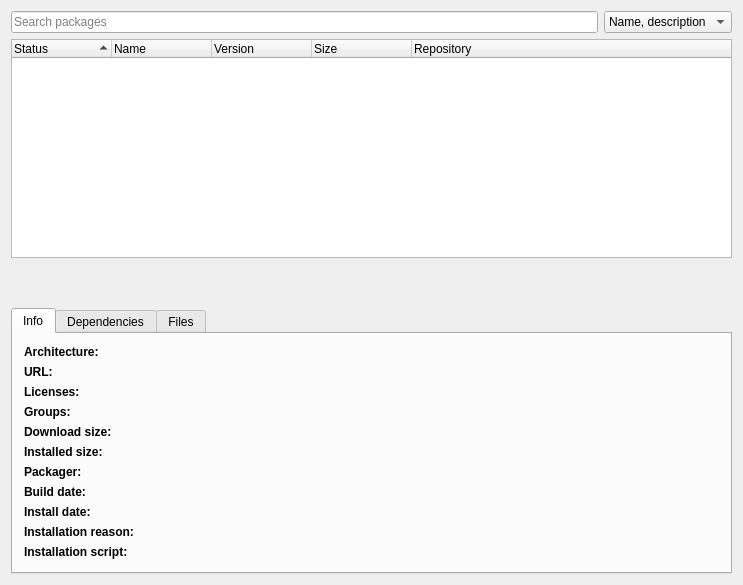
<?xml version="1.0" encoding="UTF-8"?>
<ui version="4.0">
 <class>MainWindow</class>
 <widget class="QMainWindow" name="MainWindow">
  <property name="geometry">
   <rect>
    <x>0</x>
    <y>0</y>
    <width>743</width>
    <height>585</height>
   </rect>
  </property>
  <property name="windowTitle">
   <string>MainWindow</string>
  </property>
  <widget class="QWidget" name="centralWidget">
   <layout class="QVBoxLayout" name="verticalLayout">
    <item>
     <layout class="QHBoxLayout" name="searchLayout">
      <item>
       <widget class="QLineEdit" name="searchEdit">
        <property name="placeholderText">
         <string>Search packages</string>
        </property>
        <property name="clearButtonEnabled">
         <bool>true</bool>
        </property>
       </widget>
      </item>
      <item>
       <widget class="QComboBox" name="searchComboBox">
        <item>
         <property name="text">
          <string>Name, description</string>
         </property>
        </item>
        <item>
         <property name="text">
          <string>Name</string>
         </property>
        </item>
        <item>
         <property name="text">
          <string>Description</string>
         </property>
        </item>
       </widget>
      </item>
     </layout>
    </item>
    <item>
     <widget class="QTreeWidget" name="packagesTreeWidget">
      <property name="editTriggers">
       <set>QAbstractItemView::NoEditTriggers</set>
      </property>
      <property name="rootIsDecorated">
       <bool>false</bool>
      </property>
      <property name="sortingEnabled">
       <bool>true</bool>
      </property>
      <column>
       <property name="text">
        <string>Status</string>
       </property>
      </column>
      <column>
       <property name="text">
        <string>Name</string>
       </property>
      </column>
      <column>
       <property name="text">
        <string>Version</string>
       </property>
      </column>
      <column>
       <property name="text">
        <string>Size</string>
       </property>
      </column>
      <column>
       <property name="text">
        <string>Repository</string>
       </property>
      </column>
     </widget>
    </item>
    <item>
     <layout class="QHBoxLayout" name="packageHeadLayout">
      <item>
       <widget class="QLabel" name="iconLabel">
        <property name="text">
         <string/>
        </property>
       </widget>
      </item>
      <item>
       <layout class="QVBoxLayout" name="packageTitleLayout">
        <item>
         <widget class="QLabel" name="nameLabel">
          <property name="sizePolicy">
           <sizepolicy hsizetype="Expanding" vsizetype="Preferred">
            <horstretch>0</horstretch>
            <verstretch>0</verstretch>
           </sizepolicy>
          </property>
          <property name="font">
           <font>
            <pointsize>12</pointsize>
            <weight>75</weight>
            <bold>true</bold>
           </font>
          </property>
          <property name="styleSheet">
           <string notr="true">font-weight: bold;</string>
          </property>
          <property name="text">
           <string/>
          </property>
          <property name="textInteractionFlags">
           <set>Qt::LinksAccessibleByMouse|Qt::TextSelectableByMouse</set>
          </property>
         </widget>
        </item>
        <item>
         <widget class="QLabel" name="descriptionLabel">
          <property name="text">
           <string/>
          </property>
          <property name="wordWrap">
           <bool>true</bool>
          </property>
          <property name="textInteractionFlags">
           <set>Qt::LinksAccessibleByMouse|Qt::TextSelectableByMouse</set>
          </property>
         </widget>
        </item>
       </layout>
      </item>
     </layout>
    </item>
    <item>
     <widget class="QTabWidget" name="packageTabsWidget">
      <property name="currentIndex">
       <number>0</number>
      </property>
      <widget class="QWidget" name="infoTab">
       <property name="loaded" stdset="0">
        <bool>false</bool>
       </property>
       <attribute name="title">
        <string>Info</string>
       </attribute>
       <layout class="QFormLayout" name="infoTabLayout">
        <item row="0" column="0">
         <widget class="QLabel" name="archTitleLabel">
          <property name="styleSheet">
           <string notr="true">font-weight: bold;</string>
          </property>
          <property name="text">
           <string>Architecture:</string>
          </property>
         </widget>
        </item>
        <item row="0" column="1">
         <widget class="QLabel" name="archLabel">
          <property name="text">
           <string/>
          </property>
          <property name="textInteractionFlags">
           <set>Qt::LinksAccessibleByMouse|Qt::TextSelectableByMouse</set>
          </property>
         </widget>
        </item>
        <item row="1" column="0">
         <widget class="QLabel" name="urlTitleLabel">
          <property name="styleSheet">
           <string notr="true">font-weight: bold;</string>
          </property>
          <property name="text">
           <string>URL:</string>
          </property>
         </widget>
        </item>
        <item row="1" column="1">
         <widget class="QLabel" name="urlLabel">
          <property name="text">
           <string/>
          </property>
          <property name="openExternalLinks">
           <bool>true</bool>
          </property>
          <property name="textInteractionFlags">
           <set>Qt::LinksAccessibleByMouse|Qt::TextSelectableByMouse</set>
          </property>
         </widget>
        </item>
        <item row="2" column="0">
         <widget class="QLabel" name="licensesTitleLabel">
          <property name="styleSheet">
           <string notr="true">font-weight: bold;</string>
          </property>
          <property name="text">
           <string>Licenses:</string>
          </property>
         </widget>
        </item>
        <item row="2" column="1">
         <widget class="QLabel" name="licensesLabel">
          <property name="text">
           <string/>
          </property>
          <property name="textInteractionFlags">
           <set>Qt::LinksAccessibleByMouse|Qt::TextSelectableByMouse</set>
          </property>
         </widget>
        </item>
        <item row="3" column="0">
         <widget class="QLabel" name="groupsTitlelabel">
          <property name="styleSheet">
           <string notr="true">font-weight: bold;</string>
          </property>
          <property name="text">
           <string>Groups:</string>
          </property>
         </widget>
        </item>
        <item row="3" column="1">
         <widget class="QLabel" name="groupslabel">
          <property name="text">
           <string/>
          </property>
          <property name="textInteractionFlags">
           <set>Qt::LinksAccessibleByMouse|Qt::TextSelectableByMouse</set>
          </property>
         </widget>
        </item>
        <item row="4" column="0">
         <widget class="QLabel" name="downloadSizeTitleLabel">
          <property name="styleSheet">
           <string notr="true">font-weight: bold;</string>
          </property>
          <property name="text">
           <string>Download size:</string>
          </property>
         </widget>
        </item>
        <item row="4" column="1">
         <widget class="QLabel" name="downloadSizeLabel">
          <property name="text">
           <string/>
          </property>
          <property name="textInteractionFlags">
           <set>Qt::LinksAccessibleByMouse|Qt::TextSelectableByMouse</set>
          </property>
         </widget>
        </item>
        <item row="5" column="0">
         <widget class="QLabel" name="installedSizeTitleLabel">
          <property name="styleSheet">
           <string notr="true">font-weight: bold;</string>
          </property>
          <property name="text">
           <string>Installed size:</string>
          </property>
         </widget>
        </item>
        <item row="6" column="0">
         <widget class="QLabel" name="packagerTitleLabel">
          <property name="styleSheet">
           <string notr="true">font-weight: bold;</string>
          </property>
          <property name="text">
           <string>Packager:</string>
          </property>
         </widget>
        </item>
        <item row="6" column="1">
         <widget class="QLabel" name="packagerLabel">
          <property name="text">
           <string/>
          </property>
          <property name="textInteractionFlags">
           <set>Qt::LinksAccessibleByMouse|Qt::TextSelectableByMouse</set>
          </property>
         </widget>
        </item>
        <item row="7" column="0">
         <widget class="QLabel" name="buildDateTitleLabel">
          <property name="styleSheet">
           <string notr="true">font-weight: bold;</string>
          </property>
          <property name="text">
           <string>Build date:</string>
          </property>
         </widget>
        </item>
        <item row="7" column="1">
         <widget class="QLabel" name="buildDateLabel">
          <property name="text">
           <string/>
          </property>
          <property name="textInteractionFlags">
           <set>Qt::LinksAccessibleByMouse|Qt::TextSelectableByMouse</set>
          </property>
         </widget>
        </item>
        <item row="8" column="0">
         <widget class="QLabel" name="installDateTitleLabel">
          <property name="styleSheet">
           <string notr="true">font-weight: bold;</string>
          </property>
          <property name="text">
           <string>Install date:</string>
          </property>
         </widget>
        </item>
        <item row="8" column="1">
         <widget class="QLabel" name="installDateLabel">
          <property name="text">
           <string/>
          </property>
          <property name="textInteractionFlags">
           <set>Qt::LinksAccessibleByMouse|Qt::TextSelectableByMouse</set>
          </property>
         </widget>
        </item>
        <item row="9" column="0">
         <widget class="QLabel" name="reasonTitleLabel">
          <property name="styleSheet">
           <string notr="true">font-weight: bold;</string>
          </property>
          <property name="text">
           <string>Installation reason:</string>
          </property>
         </widget>
        </item>
        <item row="9" column="1">
         <widget class="QLabel" name="reasonLabel">
          <property name="text">
           <string/>
          </property>
          <property name="textInteractionFlags">
           <set>Qt::LinksAccessibleByMouse|Qt::TextSelectableByMouse</set>
          </property>
         </widget>
        </item>
        <item row="10" column="0">
         <widget class="QLabel" name="scriptTitleLabel">
          <property name="styleSheet">
           <string notr="true">font-weight: bold;</string>
          </property>
          <property name="text">
           <string>Installation script:</string>
          </property>
         </widget>
        </item>
        <item row="10" column="1">
         <widget class="QLabel" name="scriptLabel">
          <property name="text">
           <string/>
          </property>
          <property name="textInteractionFlags">
           <set>Qt::LinksAccessibleByMouse|Qt::TextSelectableByMouse</set>
          </property>
         </widget>
        </item>
        <item row="5" column="1">
         <widget class="QLabel" name="installedSizeLabel">
          <property name="text">
           <string/>
          </property>
         </widget>
        </item>
       </layout>
      </widget>
      <widget class="QWidget" name="depsTab">
       <property name="loaded" stdset="0">
        <bool>false</bool>
       </property>
       <attribute name="title">
        <string>Dependencies</string>
       </attribute>
       <layout class="QVBoxLayout" name="depsTabLayout">
        <item>
         <widget class="QScrollArea" name="depsScrollArea">
          <property name="widgetResizable">
           <bool>true</bool>
          </property>
          <widget class="QWidget" name="depsContentWidget">
           <property name="geometry">
            <rect>
             <x>0</x>
             <y>0</y>
             <width>707</width>
             <height>255</height>
            </rect>
           </property>
           <layout class="QFormLayout" name="depsContentLayout">
            <property name="labelAlignment">
             <set>Qt::AlignLeading|Qt::AlignLeft|Qt::AlignVCenter</set>
            </property>
            <property name="horizontalSpacing">
             <number>0</number>
            </property>
            <property name="verticalSpacing">
             <number>0</number>
            </property>
            <property name="topMargin">
             <number>0</number>
            </property>
            <item row="0" column="0">
             <widget class="QLabel" name="providesTitleLabel">
              <property name="styleSheet">
               <string notr="true">font-weight: bold;</string>
              </property>
              <property name="text">
               <string>Provides:</string>
              </property>
             </widget>
            </item>
            <item row="0" column="1">
             <layout class="QVBoxLayout" name="providesLayout">
              <property name="spacing">
               <number>0</number>
              </property>
             </layout>
            </item>
            <item row="1" column="0">
             <widget class="QLabel" name="replacesTitleLabel">
              <property name="styleSheet">
               <string notr="true">font-weight: bold;</string>
              </property>
              <property name="text">
               <string>Replaces:</string>
              </property>
             </widget>
            </item>
            <item row="1" column="1">
             <layout class="QVBoxLayout" name="replacesLayout">
              <property name="spacing">
               <number>0</number>
              </property>
             </layout>
            </item>
            <item row="2" column="0">
             <widget class="QLabel" name="conflictsTitleLabel">
              <property name="styleSheet">
               <string notr="true">font-weight: bold;</string>
              </property>
              <property name="text">
               <string>Conflicts:</string>
              </property>
             </widget>
            </item>
            <item row="2" column="1">
             <layout class="QVBoxLayout" name="conflictsLayout">
              <property name="spacing">
               <number>0</number>
              </property>
             </layout>
            </item>
            <item row="3" column="0">
             <widget class="QLabel" name="dependsTitleLabel">
              <property name="styleSheet">
               <string notr="true">font-weight: bold;</string>
              </property>
              <property name="text">
               <string>Depends:</string>
              </property>
             </widget>
            </item>
            <item row="3" column="1">
             <layout class="QVBoxLayout" name="dependsLayout">
              <property name="spacing">
               <number>0</number>
              </property>
             </layout>
            </item>
            <item row="4" column="0">
             <widget class="QLabel" name="optdependsTitleLabel">
              <property name="styleSheet">
               <string notr="true">font-weight: bold;</string>
              </property>
              <property name="text">
               <string>Optdepends:</string>
              </property>
             </widget>
            </item>
            <item row="4" column="1">
             <layout class="QVBoxLayout" name="optdependsLayout">
              <property name="spacing">
               <number>0</number>
              </property>
             </layout>
            </item>
            <item row="5" column="0">
             <widget class="QLabel" name="checkdependsTitleLabel">
              <property name="styleSheet">
               <string notr="true">font-weight: bold;</string>
              </property>
              <property name="text">
               <string>Checkdepends:</string>
              </property>
             </widget>
            </item>
            <item row="5" column="1">
             <layout class="QVBoxLayout" name="checkdependsLayout">
              <property name="spacing">
               <number>0</number>
              </property>
             </layout>
            </item>
            <item row="6" column="0">
             <widget class="QLabel" name="makedependsTitleLabel">
              <property name="styleSheet">
               <string notr="true">font-weight: bold;</string>
              </property>
              <property name="text">
               <string>Makedepends:</string>
              </property>
             </widget>
            </item>
            <item row="6" column="1">
             <layout class="QVBoxLayout" name="makedependsLayout">
              <property name="spacing">
               <number>0</number>
              </property>
             </layout>
            </item>
           </layout>
          </widget>
         </widget>
        </item>
       </layout>
      </widget>
      <widget class="QWidget" name="filesTab">
       <property name="loaded" stdset="0">
        <bool>false</bool>
       </property>
       <attribute name="title">
        <string>Files</string>
       </attribute>
       <layout class="QVBoxLayout" name="filesTabLayout">
        <item>
         <widget class="FilesTreeWidget" name="filesTreeWidget">
          <column>
           <property name="text">
            <string>Name</string>
           </property>
          </column>
          <column>
           <property name="text">
            <string>Size</string>
           </property>
          </column>
          <column>
           <property name="text">
            <string>Type</string>
           </property>
          </column>
         </widget>
        </item>
       </layout>
      </widget>
     </widget>
    </item>
   </layout>
  </widget>
 </widget>
 <layoutdefault spacing="6" margin="11"/>
 <customwidgets>
  <customwidget>
   <class>FilesTreeWidget</class>
   <extends>QTreeWidget</extends>
   <header>src/filestreewidget.h</header>
  </customwidget>
 </customwidgets>
 <resources/>
 <connections/>
</ui>
